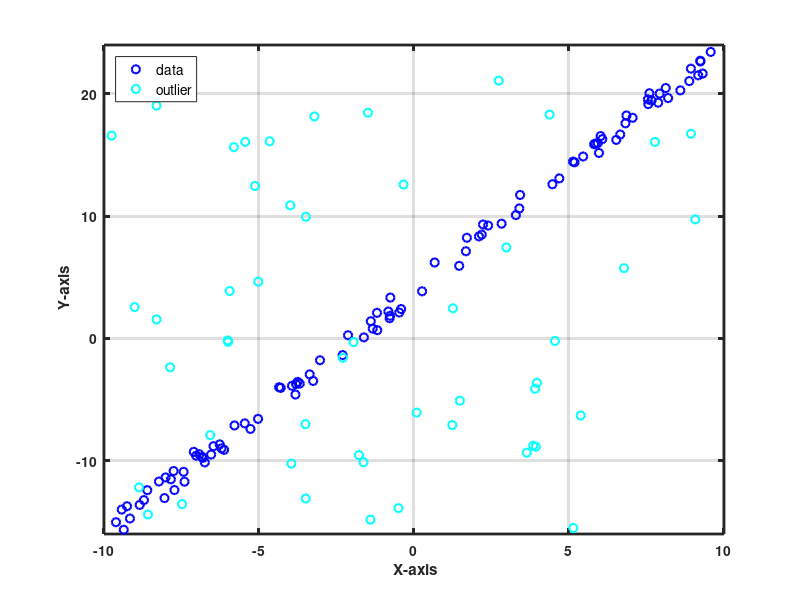
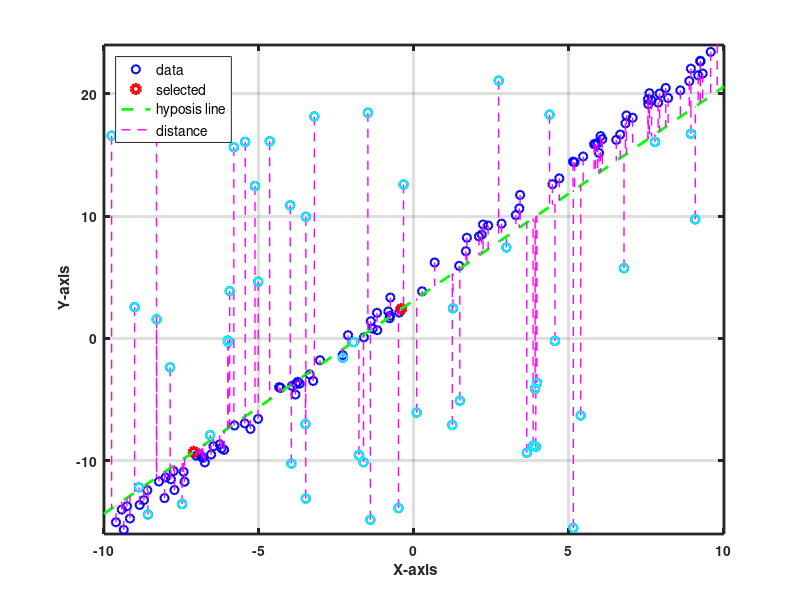
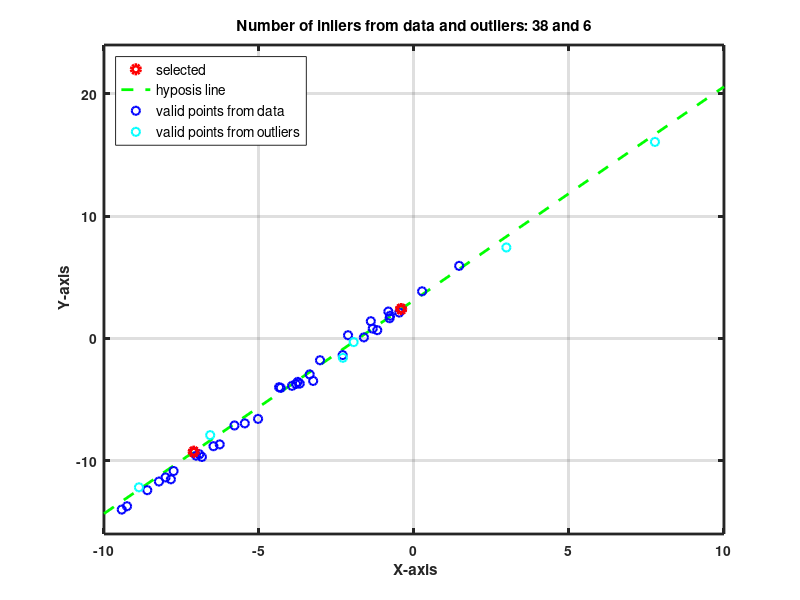
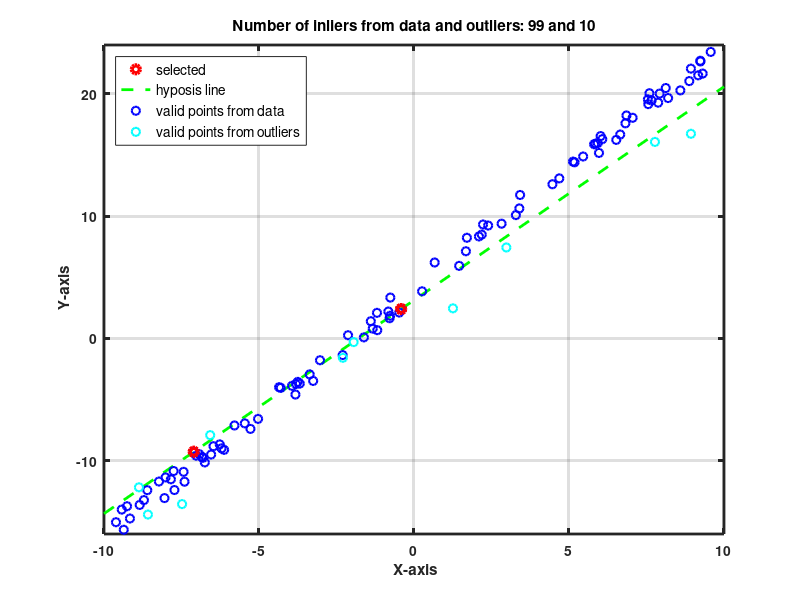

MATLAB code for these plots, in order:
rng(40); %fixed random number order

num_pt = 100;

% line equation y = mx + b;
m = 2;
b = 4;

% x-axis range
xrange = [-10 10];
x = rand(num_pt,1)*(xrange(2)-xrange(1))+xrange(1);

y_true = m*x+b;
x_meas = x; 
y_meas = y_true + (rand([num_pt 1])*2-1);

yrange = m*xrange+b;
x_out = rand(num_pt*0.5,1)*(xrange(2)-xrange(1))+xrange(1);
y_out = rand(num_pt*0.5,1)*(yrange(2)-yrange(1))+yrange(1);

num_pt_new = num_pt + numel(x_out);
Xmat = [[x_meas;x_out] ones(num_pt_new,1)];
Ymat = [y_meas;y_out];
fparam = pinv(Xmat)*Ymat;

x_data = [x_meas;x_out];
y_data = [y_meas;y_out];

% plots for slides
rng(100); 
pt_idx = randperm(num_pt_new,2);
x_sub = x_data(pt_idx);
y_sub = y_data(pt_idx);

mh = diff(y_sub)/diff(x_sub);
bh = det([y_sub x_sub])/diff(x_sub);
dist_pt = mh*x_data+bh-y_data;

figure(11)
plot(x_meas, y_meas, 'ob', 'linewidth', 1.5);hold on;
plot(x_out, y_out, 'oc', 'linewidth', 1.5);hold on;
legend({'data','outlier'},'location','northwest','FontSize',10)
axis tight;grid on; hold off
xlabel('\bf X-axis');xlim(xrange);
ylabel('\bf Y-axis');ylim(yrange);
set(gca,'FontSize',10,'linewidth',2,'fontweight','bold')

figure(12)
plot(x_data, y_data, 'ob', 'linewidth', 1.5);hold on;
plot(x_sub, y_sub, 'or', 'linewidth', 3);
line(xrange,mh*xrange + bh, 'Color', 'g', 'linewidth',  2, 'LineStyle', '--');

Xpt = [x_data'; x_data'];
Ypt = [y_data'; (mh*x_data+bh)'];
line(Xpt,Ypt, 'Color', 'm', 'linewidth',  1, 'LineStyle', '--');

plot(x_out, y_out, 'oc', 'linewidth', 1.5);hold on;

legend({'data','selected','hyposis line','distance'},'location','northwest','FontSize',10)

axis tight;grid on; hold off
xlabel('\bf X-axis');xlim(xrange);
ylabel('\bf Y-axis');ylim(yrange);
set(gca,'FontSize',10,'linewidth',2,'fontweight','bold');

% 
dist_threshold = 1;
valid_pt = abs(dist_pt)<dist_threshold;

figure(13);
plot(x_sub, y_sub, 'or', 'linewidth', 3); hold on
line(xrange,mh*xrange + bh, 'Color', 'g', 'linewidth',  2, 'LineStyle', '--');

vald_pt_data = valid_pt;
vald_pt_data(1+num_pt:end)=0;

vald_pt_out = valid_pt;
vald_pt_out(1:num_pt)=0;

plot(x_data(vald_pt_data), y_data(vald_pt_data), 'ob', 'linewidth', 1.5);
plot(x_data(vald_pt_out), y_data(vald_pt_out), 'oc', 'linewidth', 1.5);

plot(x_sub, y_sub, 'or', 'linewidth', 3); % redraw points
legend({'selected','hyposis line','valid points from data','valid points from outliers'},'location','northwest','FontSize',10)
title(strcat(sprintf('Number of inliers from data and outliers: %d and %d',sum(valid_pt(1:num_pt)),sum(valid_pt(num_pt+1:end)))));
axis tight;grid on; hold off
xlabel('\bf X-axis');xlim(xrange);
ylabel('\bf Y-axis');ylim(yrange);
set(gca,'FontSize',10,'linewidth',2,'fontweight','bold');

dist_threshold = 4;
valid_pt = abs(dist_pt)<dist_threshold;

figure(14);
plot(x_sub, y_sub, 'or', 'linewidth', 3); hold on
line(xrange,mh*xrange + bh, 'Color', 'g', 'linewidth',  2, 'LineStyle', '--');

vald_pt_data = valid_pt;
vald_pt_data(1+num_pt:end)=0;

vald_pt_out = valid_pt;
vald_pt_out(1:num_pt)=0;

plot(x_data(vald_pt_data), y_data(vald_pt_data), 'ob', 'linewidth', 1.5);
plot(x_data(vald_pt_out), y_data(vald_pt_out), 'oc', 'linewidth', 1.5);

plot(x_sub, y_sub, 'or', 'linewidth', 3); % redraw points
legend({'selected','hyposis line','valid points from data','valid points from outliers'},'location','northwest','FontSize',10)
title(strcat(sprintf('Number of inliers from data and outliers: %d and %d',sum(valid_pt(1:num_pt)),sum(valid_pt(num_pt+1:end)))));
axis tight;grid on; hold off
xlabel('\bf X-axis');xlim(xrange);
ylabel('\bf Y-axis');ylim(yrange);
set(gca,'FontSize',10,'linewidth',2,'fontweight','bold');

dist_threshold = 10;
valid_pt = abs(dist_pt)<dist_threshold;

figure(15);
plot(x_sub, y_sub, 'or', 'linewidth', 3); hold on
line(xrange,mh*xrange + bh, 'Color', 'g', 'linewidth',  2, 'LineStyle', '--');

vald_pt_data = valid_pt;
vald_pt_data(1+num_pt:end)=0;

vald_pt_out = valid_pt;
vald_pt_out(1:num_pt)=0;

plot(x_data(vald_pt_data), y_data(vald_pt_data), 'ob', 'linewidth', 1.5);
plot(x_data(vald_pt_out), y_data(vald_pt_out), 'oc', 'linewidth', 1.5);

plot(x_sub, y_sub, 'or', 'linewidth', 3); % redraw points
legend({'selected','hyposis line','valid points from data','valid points from outliers'},'location','northwest','FontSize',10)
title(strcat(sprintf('Number of inliers from data and outliers: %d and %d',sum(valid_pt(1:num_pt)),sum(valid_pt(num_pt+1:end)))));
axis tight;grid on; hold off
xlabel('\bf X-axis');xlim(xrange);
ylabel('\bf Y-axis');ylim(yrange);
set(gca,'FontSize',10,'linewidth',2,'fontweight','bold');
